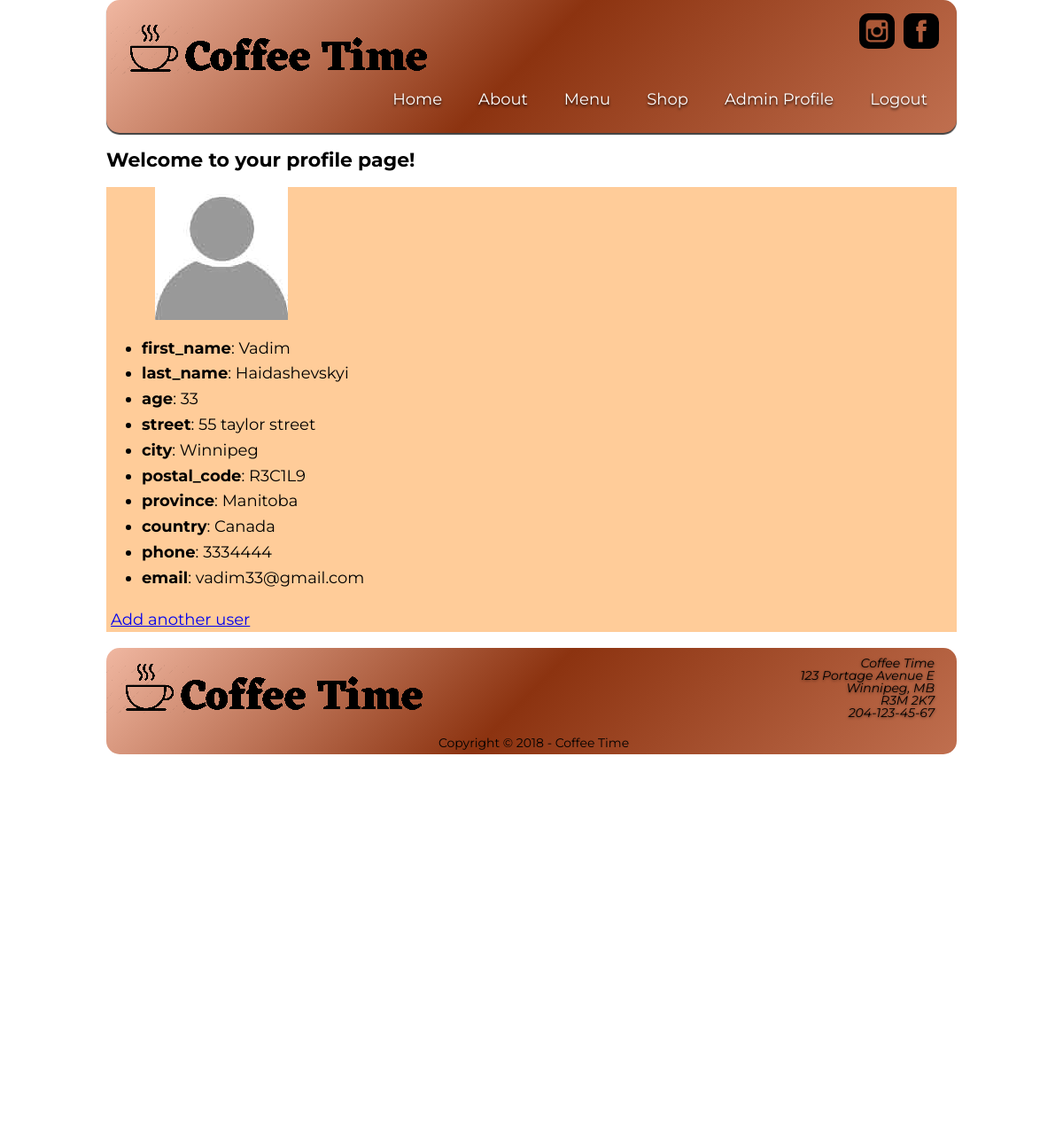
/profile_page.php (signed in), run on the app's committed database.
### tables this page shows
CREATE TABLE `user` (
  `user_id` int(11) NOT NULL AUTO_INCREMENT PRIMARY KEY,
  `first_name` varchar(55) DEFAULT NULL,
  `last_name` varchar(55) DEFAULT NULL,
  `is_admin` varchar(15) NOT NULL DEFAULT 'regular',
  `age` int(11) DEFAULT NULL,
  `street` varchar(55) DEFAULT NULL,
  `city` varchar(45) DEFAULT NULL,
  `postal_code` varchar(6) DEFAULT NULL,
  `province` varchar(45) DEFAULT NULL,
  `country` varchar(45) DEFAULT NULL,
  `phone` char(10) DEFAULT NULL,
  `email` varchar(125) DEFAULT NULL,
  `password` varchar(12) DEFAULT NULL,
  `conf_passw` varchar(12) DEFAULT NULL,
  `created_at` datetime NOT NULL DEFAULT CURRENT_TIMESTAMP,
  `updated_at` datetime NOT NULL DEFAULT CURRENT_TIMESTAMP);

### lib/functions.php (called while the page is built, shortened)
<?php
function e($string) {
	return htmlentities($string, null, 'UTF-8');
}

### public/profile_page.php (the view, shortened to what this page needs)
<?php
require __DIR__ . '/../lib/functions.php';
require __DIR__ . '/../config/config.php';
$title = 'profile_page';
$h1 = 'Welcome to your profile page!';
$id = intval($_SESSION['user_id']);
    $query = "SELECT first_name, last_name, age, street, city, postal_code, province, country, phone, email FROM user
            WHERE user_id = :user_id";
      $stmt = $dbh->prepare($query);
      $params = array(
        ':user_id' => $id
      );
      $stmt->execute($params);
      $result = $stmt->fetch(\PDO::FETCH_ASSOC);
      include __DIR__ . '/../inc/header.inc.php';
        ?>
  <main>
    <h1><?=$h1?></h1>
<div id="profile_wrapper"  style="background-color: #fc9">
<div id="profile"></div>
<?php if ($result) : ?>
  <ul>
    <?php foreach ($result as $key => $value) : ?>
        <?php if (!is_array($value)) : ?>
      <li><strong><?=e($key)?></strong>: <?=e($value)?></li>
        <?php endif; ?>
    <?php endforeach; ?>
    </ul>
    <p><a href="register_page.php">Add another user</a></p>
<?php else : ?>
    <h2>There were some problem adding a new user</h2>
<?php endif; ?>
</div>
</body>
    <?php
    include __DIR__ . '/../inc/footer.inc.php';
    ?>
</html>

### inc/header.inc.php (shortened to what this page needs)
<!doctype html>
<html lang="en">
  <head>
    <link rel="stylesheet"
          href="styles/capstone_project_screen.css"
          type="text/css"
          media="screen and (min-width: 751px)"
    />
    <link rel="stylesheet"
          href="styles/capstone_mobile.css"
          type="text/css"
          media="screen and (max-width: 750px)"
    />
    <link rel="stylesheet"
          href="styles/capstone_print.css"
          type="text/css"
          media="print"
    />
  </head>
    <body id="<?=$title?>">
    <div id="wrapper">
      <header>
        <div id="header">
          <div id="main_logo"></div>
          <div id="facebook"></div>
          <div id="instagram"></div>
        </div>
        <nav>
          <ul id="navlist">
            <li><a href="index.php" class="page1">Home</a></li>
            <li><a href="about_page.php" class="page2">About</a></li>
            <li><a href="menu_page.php" class="page3">Menu</a></li>
            <li><a href="shop_page.php" class="page4">Shop</a></li>
            <?php if (empty($_SESSION['logged_in'])) : ?>
            <li><a href="login_page.php" class="page5">LogIn</a></li>
            <li><a href="register_page.php" class="page6">Register</a></li>
            <?php else : ?>
                <?php if (!empty($_SESSION['admin'])) :?>
              <li><a href="admin_profile.php" class="page10">Admin Profile</a></li>
              <li><a href="login_page.php?logout=1">Logout</a></li>
                <?php else :?>
              <li><a href="profile_page.php" class="page7">Profile</a></li>
              <li><a href="payment.php" class="page8">Payment</a></li>
              <li><a href="login_page.php?logout=1">LogOut</a></li>
                <?php endif ?>
            <?php endif ?>
          </ul>
        </nav>
      </header>

### inc/footer.inc.php (shortened to what this page needs)
  <footer>
        <div id="main_logo_footer">
        </div>
        <div id="address">
          <address>
            Coffee Time<br />
            123 Portage Avenue E<br />
            Winnipeg, MB<br />
            R3M 2K7<br />
            204-123-45-67
          </address>
        </div>
        <p class="copy">Copyright &copy; 2018 - Coffee Time</p>
  </footer>
</body>
</html>

### public/styles/capstone_project_screen.css (style rules this page uses)
body { font-size: 18px; line-height: 1.3em; font-family: 'Montserrat', Arial, sans-serif; color: #000; background-color: #fff; margin: 0 auto; }
#wrapper { width: 960px; top: 0; margin: 0 auto; background-color: #fff; position: relative; }
header { background-color: #fff; width: 100%; position: relative; }
div #main_logo { width: 373px; height: 83px; margin-left: 5px; top: 10px; background-image: url(../images/new_logo1.png); background-repeat: no-repeat; position: absolute; z-index: 10000; }
div #facebook { background-image: url(../images/fb_icon.svg); background-repeat: no-repeat; width: 40px; height: 40px; position: absolute; right: 20px; margin-top: 15px; }
div #instagram { background-image: url(../images/insta_icon.svg); background-repeat: no-repeat; width: 40px; height: 40px; position: absolute; right: 70px; margin-top: 15px; }
div #header { width: 100%; height:150px; border-radius: 15px; background: linear-gradient(135deg, #f0b7a1 0%,#8c3310 49%,#8c3310 49%,#bf6e4e 99%,#8c3310 100%,#752201 100%); box-shadow: 0 2px 1px rgba(0,0,0,0.75); background-color: #a95b0d; position: relative; }
div #profile { margin-left: 55px; width: 150px; height: 150px; background-image: url(../images/user.jpg); background-repeat: no-repeat; }
header nav { width: 100%; min-height: auto; text-align: center; position: absolute; top: 78px; }
header nav ul { margin: 0; position: absolute; right: 12px; }
header nav ul li { display: inline-block; list-style-type: none; float: left; padding-top: 8px; padding-right: 3px; }
header nav ul li a { font-size: 24px; padding: 15px 18px 15px 20px; border-radius: 20px; display: block; text-decoration: none; color: #fff; text-shadow: 0 2px 3px rgba(0,0,0,0.8); opacity: 1; font-size: 18px; transition: all ease-in-out .2s; }
body#index_page div#wrapper header nav ul#navlist li a.page1, body#about_page div#wrapper header nav ul#navlist li a.page2, body#menu_page div#wrapper header nav ul#navlist li a.page3, body#shop_page div#wrapper header nav ul#navlist li a.page4, body#login_page div#wrapper header nav ul#navlist li a.page5, body#register_page div#wrapper header nav ul#navlist li a.page6, body#profile_page div#wrapper header nav ul#navlist li a.page7, body#admin_page div#wrapper header nav ul#navlist li a.page9, body#payment div#wrapper header nav ul#navlist li a.page8, { background-color: #c60; }
main { font-size: 18px; display: block; background-color: #fff; line-height: 1.6em; min-height: 1100px; text-align: left; z-index: 10; margin: 0 auto; position: relative; }
main p { margin-left: 5px; }
h1 { text-align: left; font-size: 22px; font-weight: 700; margin-top: 17px; }
footer { min-height: 120px; background-color: #a95b0d; background: linear-gradient(135deg, #f0b7a1 0%,#8c3310 49%,#8c3310 49%,#bf6e4e 99%,#8c3310 100%,#752201 100%); border-radius: 15px; position: relative; margin-top: 15px; }
footer div#address address { position: absolute; text-align: right; font-style: italic; font-size: 14px; right: 25px; top: 10px; line-height: 1em; text-shadow: 0px 1px 3px rgba(0,0,0,0.5); z-index: 10; }
footer div#main_logo_footer { background-image: url(../images/new_logo1.png); background-repeat: no-repeat; position: absolute; width: 373px; height: 83px; padding: 10px; }
footer p.copy { font-size: 14px; text-align: center; padding-top: 100px; line-height: 1em; }

### inc/header.inc.php (style rules this page uses)
@media screen and (min-width: 769px) { #wrapper { width: 960px; background-color: #fff; position: relative; } }

### data on the page
user: first_name "Vadim", last_name "Haidashevskyi", age "33", street "55 taylor street", city "Winnipeg", postal_code "R3C1L9", province "Manitoba", country "Canada", phone "3334444", email "vadim33@gmail.com"

### other printed values
$h1 "Welcome to your profile page!"
$key "first_name"
$key "last_name"
$key "age"
$key "street"
$key "city"
$key "postal_code"
$key "province"
$key "country"
$key "phone"
$key "email"
